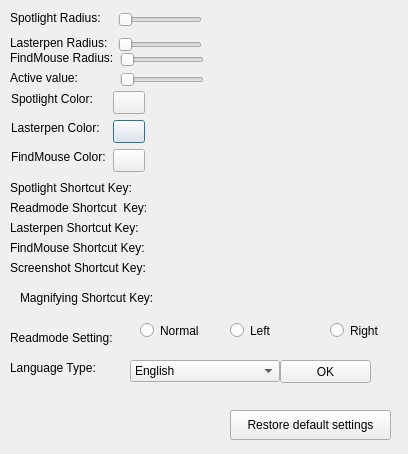
<?xml version="1.0" encoding="UTF-8"?>
<ui version="4.0">
 <class>QSpotlightSetting</class>
 <widget class="QDialog" name="QSpotlightSetting">
  <property name="geometry">
   <rect>
    <x>0</x>
    <y>0</y>
    <width>408</width>
    <height>454</height>
   </rect>
  </property>
  <property name="windowTitle">
   <string>Dialog</string>
  </property>
  <widget class="QLabel" name="label_7">
   <property name="geometry">
    <rect>
     <x>10</x>
     <y>180</y>
     <width>151</width>
     <height>16</height>
    </rect>
   </property>
   <property name="text">
    <string>Spotlight Shortcut Key:</string>
   </property>
  </widget>
  <widget class="QLabel" name="label_8">
   <property name="geometry">
    <rect>
     <x>10</x>
     <y>200</y>
     <width>141</width>
     <height>16</height>
    </rect>
   </property>
   <property name="text">
    <string>Readmode Shortcut  Key:</string>
   </property>
  </widget>
  <widget class="QLabel" name="label_9">
   <property name="geometry">
    <rect>
     <x>10</x>
     <y>220</y>
     <width>141</width>
     <height>16</height>
    </rect>
   </property>
   <property name="text">
    <string>Lasterpen Shortcut Key:</string>
   </property>
  </widget>
  <widget class="QLabel" name="label_10">
   <property name="geometry">
    <rect>
     <x>10</x>
     <y>240</y>
     <width>141</width>
     <height>16</height>
    </rect>
   </property>
   <property name="text">
    <string>FindMouse Shortcut Key:</string>
   </property>
  </widget>
  <widget class="QSlider" name="sliderWatordrop">
   <property name="geometry">
    <rect>
     <x>120</x>
     <y>50</y>
     <width>84</width>
     <height>19</height>
    </rect>
   </property>
   <property name="orientation">
    <enum>Qt::Horizontal</enum>
   </property>
  </widget>
  <widget class="QSlider" name="sliderSpotLight">
   <property name="geometry">
    <rect>
     <x>118</x>
     <y>10</y>
     <width>84</width>
     <height>19</height>
    </rect>
   </property>
   <property name="orientation">
    <enum>Qt::Horizontal</enum>
   </property>
  </widget>
  <widget class="QLabel" name="label_2">
   <property name="geometry">
    <rect>
     <x>10</x>
     <y>35</y>
     <width>102</width>
     <height>16</height>
    </rect>
   </property>
   <property name="text">
    <string>Lasterpen Radius:</string>
   </property>
  </widget>
  <widget class="QLabel" name="label">
   <property name="geometry">
    <rect>
     <x>10</x>
     <y>10</y>
     <width>102</width>
     <height>16</height>
    </rect>
   </property>
   <property name="text">
    <string>Spotlight Radius:</string>
   </property>
  </widget>
  <widget class="QLabel" name="label_6">
   <property name="geometry">
    <rect>
     <x>10</x>
     <y>50</y>
     <width>102</width>
     <height>16</height>
    </rect>
   </property>
   <property name="text">
    <string>FindMouse Radius:</string>
   </property>
  </widget>
  <widget class="QSlider" name="sliderLasterPen">
   <property name="geometry">
    <rect>
     <x>118</x>
     <y>35</y>
     <width>84</width>
     <height>19</height>
    </rect>
   </property>
   <property name="orientation">
    <enum>Qt::Horizontal</enum>
   </property>
  </widget>
  <widget class="QLabel" name="label_4">
   <property name="geometry">
    <rect>
     <x>11</x>
     <y>120</y>
     <width>96</width>
     <height>16</height>
    </rect>
   </property>
   <property name="maximumSize">
    <size>
     <width>120</width>
     <height>16777215</height>
    </size>
   </property>
   <property name="text">
    <string>Lasterpen Color:</string>
   </property>
  </widget>
  <widget class="QLabel" name="label_3">
   <property name="geometry">
    <rect>
     <x>11</x>
     <y>91</y>
     <width>96</width>
     <height>16</height>
    </rect>
   </property>
   <property name="maximumSize">
    <size>
     <width>120</width>
     <height>16777215</height>
    </size>
   </property>
   <property name="text">
    <string>Spotlight Color:</string>
   </property>
  </widget>
  <widget class="QPushButton" name="colorLasterpen">
   <property name="geometry">
    <rect>
     <x>113</x>
     <y>120</y>
     <width>32</width>
     <height>23</height>
    </rect>
   </property>
   <property name="text">
    <string/>
   </property>
  </widget>
  <widget class="QLabel" name="label_5">
   <property name="geometry">
    <rect>
     <x>11</x>
     <y>149</y>
     <width>96</width>
     <height>16</height>
    </rect>
   </property>
   <property name="maximumSize">
    <size>
     <width>120</width>
     <height>16777215</height>
    </size>
   </property>
   <property name="text">
    <string>FindMouse Color:</string>
   </property>
  </widget>
  <widget class="QPushButton" name="colorWatordrop">
   <property name="geometry">
    <rect>
     <x>113</x>
     <y>149</y>
     <width>32</width>
     <height>23</height>
    </rect>
   </property>
   <property name="text">
    <string/>
   </property>
  </widget>
  <widget class="QPushButton" name="colorSpotlight">
   <property name="geometry">
    <rect>
     <x>113</x>
     <y>91</y>
     <width>32</width>
     <height>23</height>
    </rect>
   </property>
   <property name="text">
    <string/>
   </property>
  </widget>
  <widget class="QLabel" name="label_11">
   <property name="geometry">
    <rect>
     <x>10</x>
     <y>360</y>
     <width>102</width>
     <height>16</height>
    </rect>
   </property>
   <property name="minimumSize">
    <size>
     <width>102</width>
     <height>0</height>
    </size>
   </property>
   <property name="text">
    <string>Language Type:</string>
   </property>
  </widget>
  <widget class="QComboBox" name="LanguagecomboBox">
   <property name="geometry">
    <rect>
     <x>130</x>
     <y>360</y>
     <width>150</width>
     <height>22</height>
    </rect>
   </property>
   <property name="minimumSize">
    <size>
     <width>150</width>
     <height>0</height>
    </size>
   </property>
   <item>
    <property name="text">
     <string>English</string>
    </property>
   </item>
   <item>
    <property name="text">
     <string>Chinese</string>
    </property>
   </item>
  </widget>
  <widget class="QPushButton" name="pushButtonOK">
   <property name="geometry">
    <rect>
     <x>280</x>
     <y>360</y>
     <width>91</width>
     <height>23</height>
    </rect>
   </property>
   <property name="text">
    <string>OK</string>
   </property>
  </widget>
  <widget class="QLabel" name="label_active_value">
   <property name="geometry">
    <rect>
     <x>10</x>
     <y>70</y>
     <width>102</width>
     <height>16</height>
    </rect>
   </property>
   <property name="text">
    <string>Active value:</string>
   </property>
  </widget>
  <widget class="QSlider" name="sliderActiveValue">
   <property name="geometry">
    <rect>
     <x>120</x>
     <y>70</y>
     <width>84</width>
     <height>19</height>
    </rect>
   </property>
   <property name="orientation">
    <enum>Qt::Horizontal</enum>
   </property>
  </widget>
  <widget class="QPushButton" name="RestoreDefaultpushButton">
   <property name="geometry">
    <rect>
     <x>230</x>
     <y>410</y>
     <width>161</width>
     <height>30</height>
    </rect>
   </property>
   <property name="minimumSize">
    <size>
     <width>0</width>
     <height>30</height>
    </size>
   </property>
   <property name="maximumSize">
    <size>
     <width>16777215</width>
     <height>30</height>
    </size>
   </property>
   <property name="text">
    <string>Restore default settings</string>
   </property>
  </widget>
  <widget class="QLabel" name="label_12">
   <property name="geometry">
    <rect>
     <x>10</x>
     <y>260</y>
     <width>201</width>
     <height>16</height>
    </rect>
   </property>
   <property name="text">
    <string>Screenshot Shortcut Key:</string>
   </property>
  </widget>
  <widget class="QLabel" name="label_13">
   <property name="geometry">
    <rect>
     <x>20</x>
     <y>290</y>
     <width>201</width>
     <height>16</height>
    </rect>
   </property>
   <property name="text">
    <string>Magnifying Shortcut Key:</string>
   </property>
  </widget>
  <widget class="QLabel" name="label_14">
   <property name="geometry">
    <rect>
     <x>10</x>
     <y>330</y>
     <width>140</width>
     <height>16</height>
    </rect>
   </property>
   <property name="minimumSize">
    <size>
     <width>102</width>
     <height>0</height>
    </size>
   </property>
   <property name="maximumSize">
    <size>
     <width>140</width>
     <height>16777215</height>
    </size>
   </property>
   <property name="text">
    <string>Readmode Setting:</string>
   </property>
  </widget>
  <widget class="QRadioButton" name="radioButtonLeft">
   <property name="geometry">
    <rect>
     <x>230</x>
     <y>320</y>
     <width>51</width>
     <height>21</height>
    </rect>
   </property>
   <property name="text">
    <string>Left</string>
   </property>
  </widget>
  <widget class="QRadioButton" name="radioButtonRight">
   <property name="geometry">
    <rect>
     <x>330</x>
     <y>320</y>
     <width>61</width>
     <height>21</height>
    </rect>
   </property>
   <property name="text">
    <string>Right</string>
   </property>
  </widget>
  <widget class="QRadioButton" name="radioButtonNormal">
   <property name="geometry">
    <rect>
     <x>140</x>
     <y>320</y>
     <width>71</width>
     <height>21</height>
    </rect>
   </property>
   <property name="text">
    <string>Normal</string>
   </property>
  </widget>
 </widget>
 <resources/>
 <connections/>
</ui>
